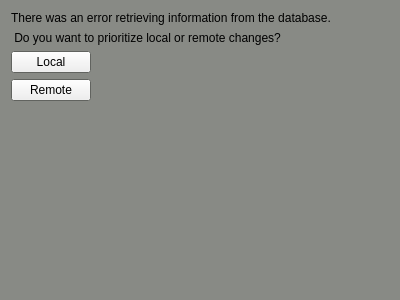
<?xml version="1.0" encoding="UTF-8"?>
<ui version="4.0">
 <class>gitManager</class>
 <widget class="QWidget" name="gitManager">
  <property name="geometry">
   <rect>
    <x>0</x>
    <y>0</y>
    <width>400</width>
    <height>300</height>
   </rect>
  </property>
  <property name="palette">
   <palette>
    <active>
     <colorrole role="Base">
      <brush brushstyle="SolidPattern">
       <color alpha="255">
        <red>255</red>
        <green>255</green>
        <blue>255</blue>
       </color>
      </brush>
     </colorrole>
     <colorrole role="Window">
      <brush brushstyle="SolidPattern">
       <color alpha="255">
        <red>136</red>
        <green>138</green>
        <blue>133</blue>
       </color>
      </brush>
     </colorrole>
    </active>
    <inactive>
     <colorrole role="Base">
      <brush brushstyle="SolidPattern">
       <color alpha="255">
        <red>255</red>
        <green>255</green>
        <blue>255</blue>
       </color>
      </brush>
     </colorrole>
     <colorrole role="Window">
      <brush brushstyle="SolidPattern">
       <color alpha="255">
        <red>136</red>
        <green>138</green>
        <blue>133</blue>
       </color>
      </brush>
     </colorrole>
    </inactive>
    <disabled>
     <colorrole role="Base">
      <brush brushstyle="SolidPattern">
       <color alpha="255">
        <red>136</red>
        <green>138</green>
        <blue>133</blue>
       </color>
      </brush>
     </colorrole>
     <colorrole role="Window">
      <brush brushstyle="SolidPattern">
       <color alpha="255">
        <red>136</red>
        <green>138</green>
        <blue>133</blue>
       </color>
      </brush>
     </colorrole>
    </disabled>
   </palette>
  </property>
  <property name="windowTitle">
   <string>Form</string>
  </property>
  <layout class="QFormLayout" name="formLayout">
   <item row="1" column="0">
    <widget class="QLabel" name="label_2">
     <property name="sizePolicy">
      <sizepolicy hsizetype="Preferred" vsizetype="Minimum">
       <horstretch>0</horstretch>
       <verstretch>0</verstretch>
      </sizepolicy>
     </property>
     <property name="text">
      <string> Do you want to prioritize local or remote changes?</string>
     </property>
    </widget>
   </item>
   <item row="0" column="0">
    <widget class="QLabel" name="label">
     <property name="sizePolicy">
      <sizepolicy hsizetype="Minimum" vsizetype="Minimum">
       <horstretch>0</horstretch>
       <verstretch>0</verstretch>
      </sizepolicy>
     </property>
     <property name="palette">
      <palette>
       <active>
        <colorrole role="WindowText">
         <brush brushstyle="SolidPattern">
          <color alpha="255">
           <red>0</red>
           <green>0</green>
           <blue>0</blue>
          </color>
         </brush>
        </colorrole>
        <colorrole role="Text">
         <brush brushstyle="SolidPattern">
          <color alpha="255">
           <red>255</red>
           <green>255</green>
           <blue>255</blue>
          </color>
         </brush>
        </colorrole>
       </active>
       <inactive>
        <colorrole role="WindowText">
         <brush brushstyle="SolidPattern">
          <color alpha="255">
           <red>0</red>
           <green>0</green>
           <blue>0</blue>
          </color>
         </brush>
        </colorrole>
        <colorrole role="Text">
         <brush brushstyle="SolidPattern">
          <color alpha="255">
           <red>255</red>
           <green>255</green>
           <blue>255</blue>
          </color>
         </brush>
        </colorrole>
       </inactive>
       <disabled>
        <colorrole role="WindowText">
         <brush brushstyle="SolidPattern">
          <color alpha="255">
           <red>190</red>
           <green>190</green>
           <blue>190</blue>
          </color>
         </brush>
        </colorrole>
        <colorrole role="Text">
         <brush brushstyle="SolidPattern">
          <color alpha="255">
           <red>190</red>
           <green>190</green>
           <blue>190</blue>
          </color>
         </brush>
        </colorrole>
       </disabled>
      </palette>
     </property>
     <property name="text">
      <string>There was an error retrieving information from the database.</string>
     </property>
    </widget>
   </item>
   <item row="2" column="0">
    <widget class="QPushButton" name="local">
     <property name="text">
      <string>Local</string>
     </property>
    </widget>
   </item>
   <item row="3" column="0">
    <widget class="QPushButton" name="pushButton_2">
     <property name="text">
      <string>Remote</string>
     </property>
    </widget>
   </item>
  </layout>
 </widget>
 <resources/>
 <connections/>
</ui>
